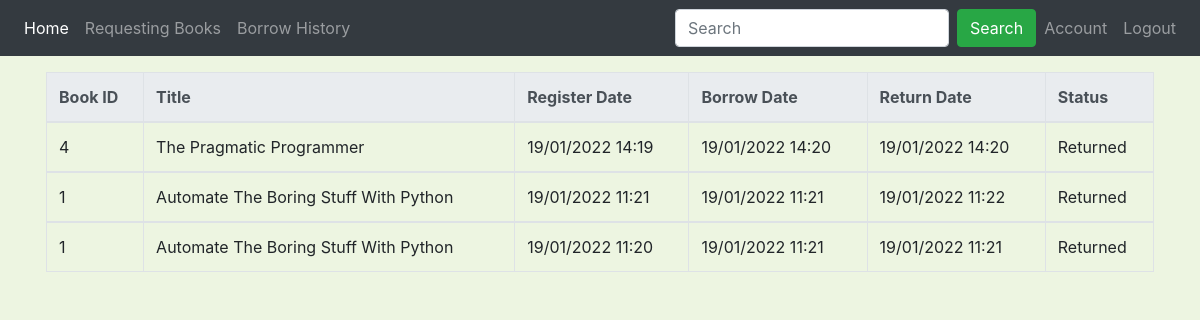
The app's page /history (signed in), older data.
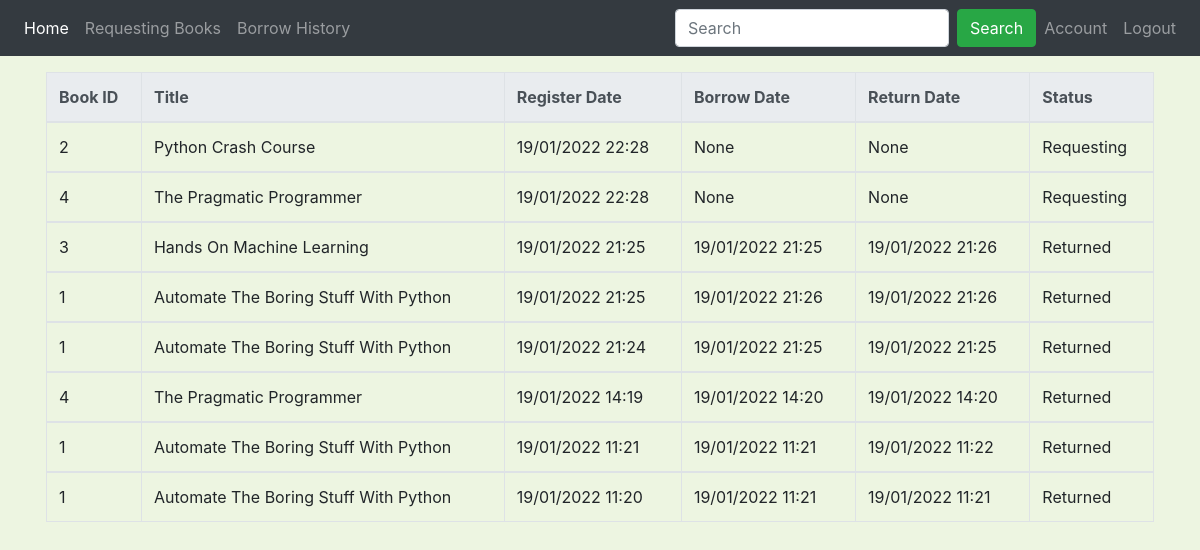
The same page, newer data.
### library/models.py (models this page shows, shortened)
class Book(db.Model):
    __tablename__ = 'book'
    id = db.Column(db.Integer, primary_key=True)
    title = db.Column(db.String(100), nullable=False)
    current_quantity = db.Column(db.Integer, nullable=False, default=1)
    max_quantity = db.Column(db.Integer, nullable=False, default=1)
    category = db.Column(db.String(100), nullable=False)
    image = db.Column(db.String(100), nullable=False, default='placeholder.jpg')
    description = db.Column(db.String(500))
    authors = db.relationship('Author', secondary=book_author, backref='books', lazy=True)
    borrow = db.relationship('BorrowHistory', backref='borrowed_books', lazy=True)

class BorrowHistory(db.Model):
    __tablename__ = 'borrow_history'
    book_id = db.Column(db.Integer, db.ForeignKey('book.id'), primary_key=True)
    user_id = db.Column(db.Integer, db.ForeignKey('user.id'), primary_key=True)
    register_date = db.Column(db.DateTime, primary_key=True)
    borrow_date = db.Column(db.DateTime)
    return_date = db.Column(db.DateTime)
    status = db.Column(db.String)
    lender_id = db.Column(db.Integer, db.ForeignKey('librarian.id'))
    receiver_id = db.Column(db.Integer, db.ForeignKey('librarian.id'))

### library/routes.py (the view)
@app.route("/history")
@role_required("user")
def borrow_history():
    user = current_user
    borrow_entries = BorrowHistory.query.filter_by(user_id=user.id).all()
    table = []
    for entry in borrow_entries:
        book_id = entry.book_id
        book = Book.query.get(book_id)
        borrow_date_str = None
        return_date_str = None
        register_date_str = entry.register_date.strftime("%d/%m/%Y %H:%M")
        if entry.borrow_date is not None:
            borrow_date_str = entry.borrow_date.strftime("%d/%m/%Y %H:%M")
        if entry.return_date is not None:
            return_date_str = entry.return_date.strftime("%d/%m/%Y %H:%M")
        table.append((book_id, book.title, register_date_str, borrow_date_str, return_date_str, entry.status))
    SORT_ORDER = {"requesting" : 2, "borrowing" : 1, "returned" : 0}
    table.sort(key=lambda entry: (SORT_ORDER[entry[5]], entry[2]), reverse=True)
    return render_template("history.html", table=table, title="Borrow History")

### library/utils.py (called while the page is built)
def role_required(role):
    def wrapper(fn):
        @wraps(fn)
        def decorated_view(*args, **kwargs):
            if not current_user.is_authenticated:
               return login_manager.unauthorized()
            if session['account_type'] != role:
                return login_manager.unauthorized()
            return fn(*args, **kwargs)
        return decorated_view
    return wrapper

@login_manager.user_loader
def load_user(user_id):
    if session.get('account_type') == 'user':
        return User.query.get(int(user_id))
    elif session.get('account_type') == 'librarian':
        return Librarian.query.get(int(user_id))

### library/templates/history.html
{% extends "layout.html" %}
{% block content %}
<div class="container">
    <table class="table table-bordered">
        <thead class="thead-light">
            <tr>
                <th>Book ID</th>
                <th>Title</th>
                <th>Register Date</th>
                <th>Borrow Date</th>
                <th>Return Date</th>
                <th>Status</th>
            </tr>
        </thead>
        {% for entry in table %}
        <tbody>
            <tr>
                <td>{{ entry[0] }}</td>
                <td>{{ entry[1].title() }}</td>
                <td>{{ entry[2] }}</td>
                <td>{{ entry[3] }}</td>
                <td>{{ entry[4] }}</td>
                <td>{{ entry[5].title() }}</td>
            </tr>
        </tbody>
        {% endfor %}
    </table>
</div>
{% endblock %}

Row changes from the older to the newer data that the page shows:
now on this page (row edited): Book: title "Python Crash Course"
added BorrowHistory: status "Requesting"
added BorrowHistory: status "Requesting"
now on this page (row unchanged): Book: title "Hands On Machine Learning"
added BorrowHistory: status "Returned"
added BorrowHistory: status "Returned"
added BorrowHistory: status "Returned"
Text that changed along with them:
new list line: "2 19/01/2022 22:28 None None"
new list line: "4 19/01/2022 22:28 None None"
new list line: "The Pragmatic Programmer"
new list line: "3 19/01/2022 21:25 19/01/2022 21:25 19/01/2022 21:26"
new list line: "1 19/01/2022 21:25 19/01/2022 21:26 19/01/2022 21:26"
new list line: "Automate The Boring Stuff With Python"
new list line: "1 19/01/2022 21:24 19/01/2022 21:25 19/01/2022 21:25"
